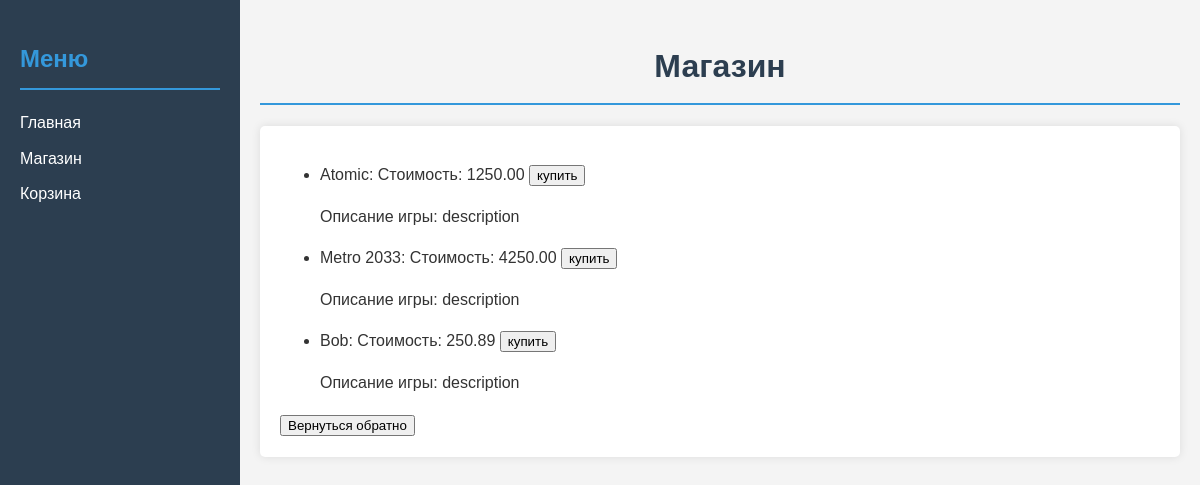
/task1/shop/, run on the app's committed database.
### task1/models.py (models this page shows)
class Games(models.Model):
      id = models.AutoField(primary_key=True)
      title = models.CharField(max_length=140)
      cost = models.DecimalField(max_digits=10, decimal_places=2)
      size = models.FloatField()
      description = models.TextField()
      age_limited = models.BooleanField(default=False)
      buyer = models.ManyToManyField(Buyer, related_name='buyer')
      def __str__(self) -> str:
            return self.title

### task1/views.py (the view)
# urls.py: path('shop/', views.shop, name='shop'),
def shop(request):
      goods = Games.objects.all()
      pagename = "Магазин"
      context = {'goods':goods, 'pagename':pagename}
      return render(request, 'task1/shop.html', context)

### templates/task1/shop.html (shortened to what this page needs)
{%extends "task1/menu.html"%}
{%block pagename%}
{{pagename}}
{%endblock pagename%}
{% block content %}
 <ul>
 {%for good in goods %}
     <li>{{good}}:  Cтоимость: {{good.cost}}      <button> купить</button></li>
     <p>Описание игры: {{good.description}}</p>
 {%endfor%}
</ul>
<form action="/task1"><button>Вернуться обратно</button></form>
{% endblock content%}

### templates/task1/menu.html (style rules this page uses)
body { font-family: Arial, sans-serif; line-height: 1.6; color: #333; margin: 0; padding: 0; background-color: #f4f4f4; display: flex; min-height: 100vh; }

### data on the page
Games: title "Atomic", cost "1250.00", description "description"
Games: title "Metro 2033", cost "4250.00", description "description"
Games: title "Bob", cost "250.89", description "description"

### other printed values
{{ pagename }} "Магазин"
